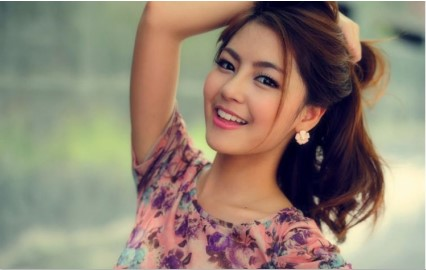
#> input picture data/input.jpg, 426 x 270 px, given in place of bnw.mp4, which was not available
$ python video_asciify.py
#> lines starting #> are read from the running program, lines starting #| are printed output that depends on the picture; pictures that were not available may be replaced by others from this repository, and a replacement may not be noted
import cv2
import numpy as np
from PIL import Image, ImageDraw, ImageOps, ImageFont

# Characters used for Mapping to Pixels
Character = {
    "standard": "@%#*+=-:. ",
    "complex": "$@B%8&WM#*oahkbdpqwmZO0QLCJUYXzcvunxrjft/\|()1{}[]?-_+~<>i!lI;:,\"^`'. "
}


def get_data(mode):
    font = ImageFont.truetype("fonts/DejaVuSansMono-Bold.ttf", size=20)
    scale = 2
    char_list = Character[mode]
    return char_list, font, scale


# Making Background Black or White
bg = "white"
# bg = "black"
if bg == "white":
    bg_code = 255
elif bg == "black":
    bg_code = 0

# Getting the character List, Font and Scaling characters for square Pixels
char_list, font, scale = get_data("complex")
num_chars = len(char_list)
num_cols = 100

cap = cv2.VideoCapture("./data/bnw.mp4")
while cap.isOpened():

    flag, frame = cap.read()
#> frame is the input picture: shape (270, 426, 3); mean B, G, R 114.3, 129.9, 144.9
    # Reading Input Image
    if flag:
        # Converting Color Image to Grayscale
        image = cv2.cvtColor(frame, cv2.COLOR_BGR2GRAY)
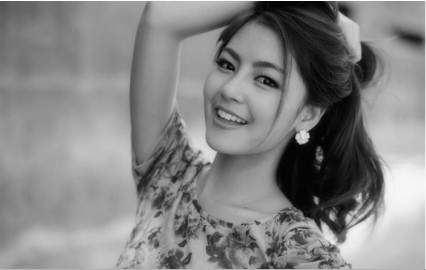
#> image: shape (270, 426); min 2, max 254, mean 132.6
    else:
        break

    fps=int(cap.get(cv2.CAP_PROP_FPS))
    # Extracting height and width from Image
    height, width = image.shape
#> height = 270; width = 426

    # Defining height and width of each cell==pixel
    cell_w = width / num_cols
#> cell_w = 4.26
    cell_h = scale * cell_w
#> cell_h = 8.52
    num_rows = int(height / cell_h)
#> num_rows = 31

    # Calculating Height and Width of the output Image
    char_width, char_height = font.getsize("A")
    out_width = char_width * num_cols
    out_height = scale * char_height * num_rows
#> out_height = 1178

    # Making a new Image using PIL
    out_image = Image.new("L", (out_width, out_height), bg_code)
#> out_image: PIL image 1400x1178 L; every value is 255
    draw = ImageDraw.Draw(out_image)

    # Mapping the Characters
    for i in range(num_rows):
        min_h = min(int((i + 1) * cell_h), height)
        row_pix = int(i * cell_h)

        # lst = [i for i in range(5)] => We can make strings/lists/tuples in this way => lst = [0, 1, 2, 3, 4]
        # lst[first:last] gives us a sublist from the first index to the last index excluding the last index => lst[1:4]==[1, 2, 3]
        line = "".join([char_list[
            min(int(
                np.mean(image[row_pix:min_h, int(j*cell_w)
                        :min(int((j + 1) * cell_w), width)]) / 255 * num_chars
            ), num_chars - 1)]
            for j in range(num_cols)]) + "\n"

        # Draw string at a given position (x,y)
        draw.text((0, i * char_height), line, fill=255-bg_code, font=font)

    # Inverting Image and removing excess borders
    if bg == "white":
        cropped_image = ImageOps.invert(out_image).getbbox()
#> cropped_image = (0, 4, 1213, 594)
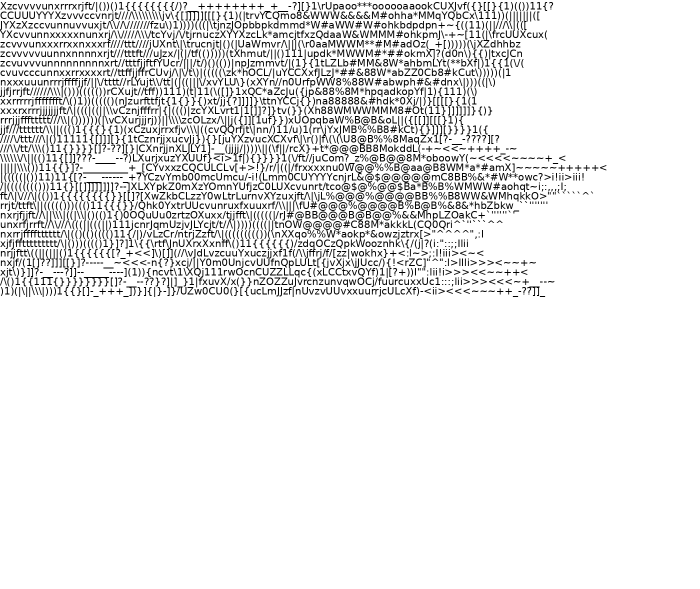
#> out_image: PIL image 1400x1178 L (shown at 1/2 size); min 0, max 255, mean 233.9
    elif bg == "black":
        cropped_image = out_image.getbbox()

    # Saving the new Image
    out_image = out_image.crop(cropped_image)
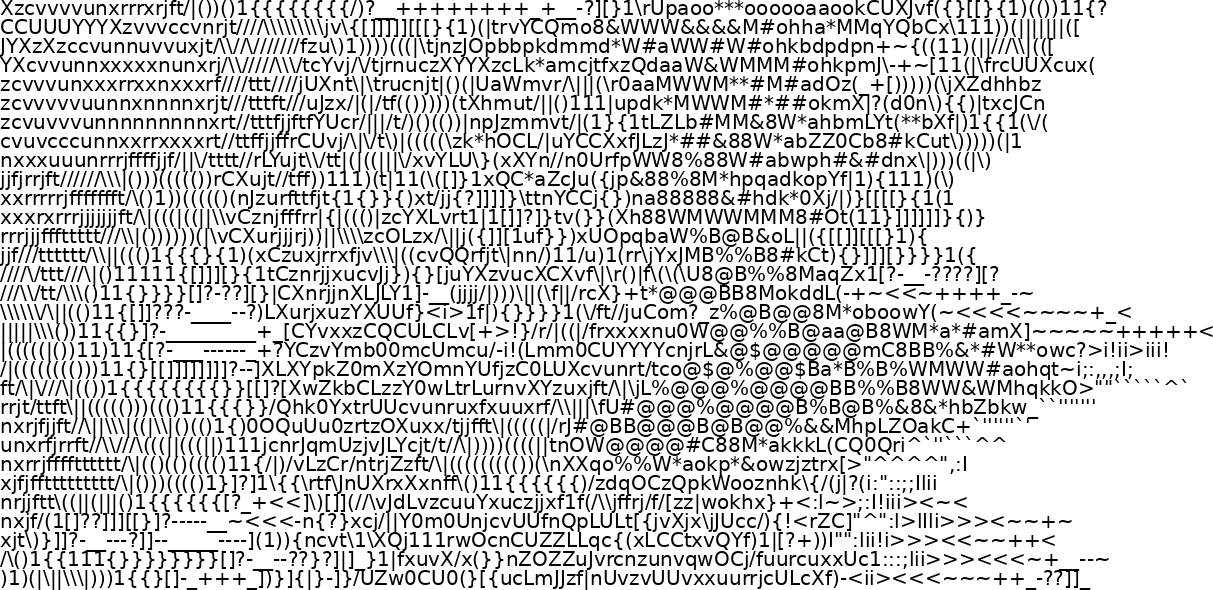
#> out_image: PIL image 1213x590 L; min 0, max 255, mean 206.4
    out_image = cv2.cvtColor(np.array(out_image), cv2.COLOR_GRAY2BGR)
#> out_image: shape (590, 1213, 3)
    out_image = np.array(out_image)
    # print(out_image.size)
    try:
        out
    except:
        out = cv2.VideoWriter('./data/trimbis2.mp4', cv2.VideoWriter_fourcc('m','p','4','v'), fps,((out_image.shape[1], out_image.shape[0])))

    overlay_ratio=0.2
    if overlay_ratio:
            height, width, _ = out_image.shape
#> height = 590; width = 1213
            overlay = cv2.resize(frame, (int(width * overlay_ratio), int(height * overlay_ratio)))
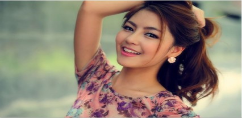
#> overlay: shape (118, 242, 3); mean B, G, R 114.1, 129.7, 144.7
            out_image[height - int(height * overlay_ratio):, width - int(width * overlay_ratio):, :] = overlay
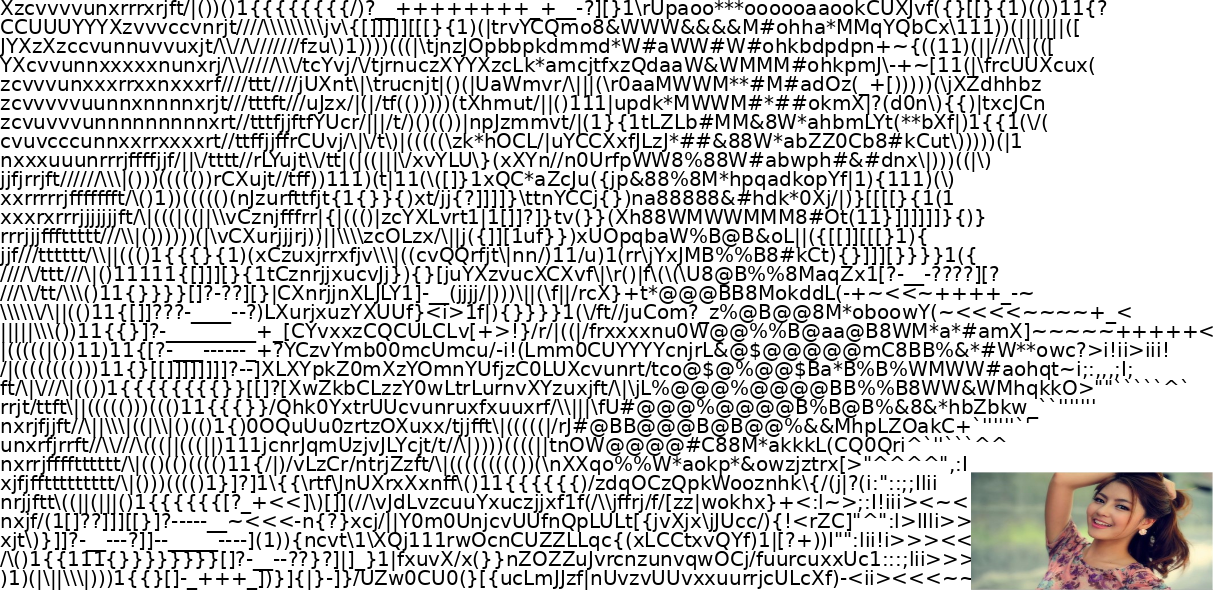
#> out_image: shape (590, 1213, 3); mean B, G, R 201.1, 201.7, 202.3
    out.write(out_image)
    cv2.imshow('frame',out_image)
    if cv2.waitKey(1) & 0xFF == ord('q'):
#> (key q is pressed here)
        break
    #print(out_image.shape)
cap.release()
out.release()
cv2.destroyAllWindows()
